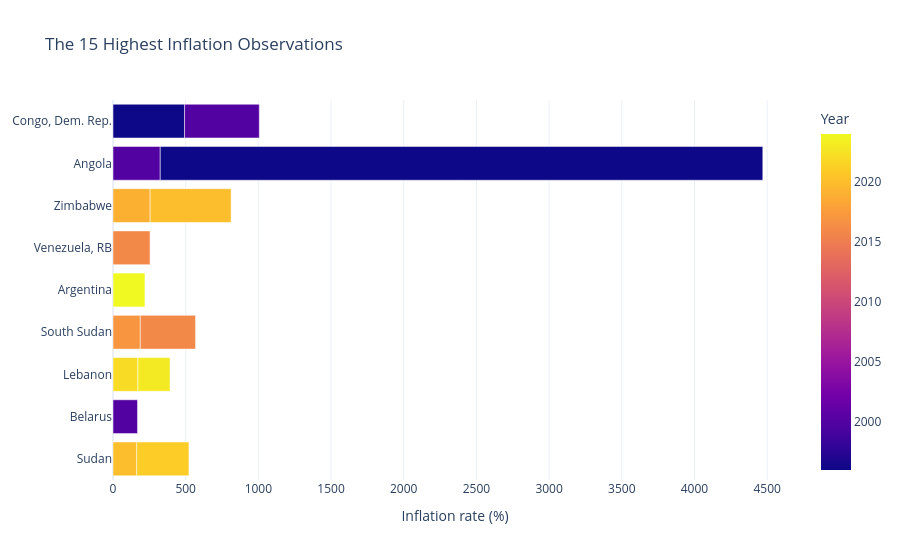

The notebook cell this image was saved under:
### Markdown cell above
## Question 3 — Which country-year observations experienced the highest inflation?

### Code cell
highest_inflation = (
    df.nlargest(15, "inflation")
      .sort_values("inflation", ascending=True)
)

fig = px.bar(
    highest_inflation,
    x="inflation",
    y="country_name",
    orientation="h",
    color="year",
    hover_data=["country_code", "corruption_score"],
    title="The 15 Highest Inflation Observations",
    labels={
        "inflation": "Inflation rate (%)",
        "country_name": "Country",
        "year": "Year",
        "corruption_score": "Control of corruption score"
    }
)

fig.update_layout(yaxis_title=None)

fig.show()

### Figure 1 — Plotly figure (JSON) as saved in the notebook; plotly's stock layout.template omitted (floating-point values rounded to 4 significant figures)
{"data": [{"customdata": [["SDN", 19.86], ["BLR", 40.58], ["LBN", 23.21], ["SSD", 12.31], ["ARG", 41.26], ["LBN", 22.44], ["VEN", 19.2], ["ZWE", 21.88], ["AGO", 21.94], ["SDN", 21.69], ["SSD", 11.58], ["COD", 10.85], ["COD", 15.42], ["ZWE", 24.11], ["AGO", 25.26]], "hovertemplate": "Inflation rate (%)=%{x}<br>Country=%{y}<br>country_code=%{customdata[0]}<br>Control of corruption score=%{customdata[1]}<br>Year=%{marker.color}<extra></extra>", "legendgroup": "", "marker": {"color": [2020, 2000, 2022, 2017, 2024, 2023, 2016, 2019, 2000, 2021, 2016, 1996, 2000, 2020, 1996], "coloraxis": "coloraxis", "pattern": {"shape": ""}}, "name": "", "orientation": "h", "showlegend": false, "textposition": "auto", "type": "bar", "x": [163.3, 168.6, 171.2, 187.9, 219.9, 221.3, 254.9, 255.3, 325.0, 359.1, 380.0, 492.4, 513.9, 557.2, 4145.0], "xaxis": "x", "y": ["Sudan", "Belarus", "Lebanon", "South Sudan", "Argentina", "Lebanon", "Venezuela, RB", "Zimbabwe", "Angola", "Sudan", "South Sudan", "Congo, Dem. Rep.", "Congo, Dem. Rep.", "Zimbabwe", "Angola"], "yaxis": "y"}], "layout": {"barmode": "relative", "coloraxis": {"colorbar": {"title": {"text": "Year"}}, "colorscale": [[0, "#0d0887"], [0.1111, "#46039f"], [0.2222, "#7201a8"], [0.3333, "#9c179e"], [0.4444, "#bd3786"], [0.5556, "#d8576b"], [0.6667, "#ed7953"], [0.7778, "#fb9f3a"], [0.8889, "#fdca26"], [1, "#f0f921"]]}, "legend": {"tracegroupgap": 0}, "title": {"text": "The 15 Highest Inflation Observations"}, "xaxis": {"anchor": "y", "domain": [0, 1], "title": {"text": "Inflation rate (%)"}}, "yaxis": {"anchor": "x", "domain": [0, 1], "title": {}}}}
